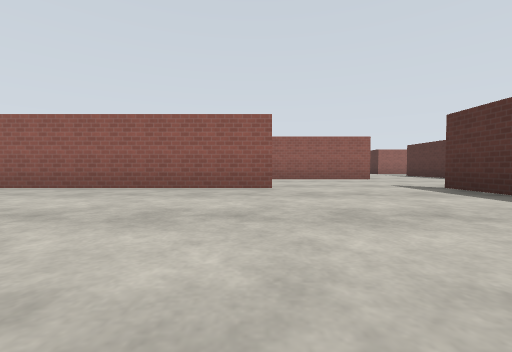
[1] (above)

24 first-person views from a walk through a robot-simulator world made for Gazebo. The camera is 0.72 m above the floor, tilts 2° down and sees 90° across. The floor is counted in squares, 2 m on a side. Each view is taken from the middle of a square. On the plan, view 1 faces up. The plan holds only what a view shows up to about 9 squares ahead; the rest is blank. Simple patterns stand in for the simulator's built-in surfaces.

[2]
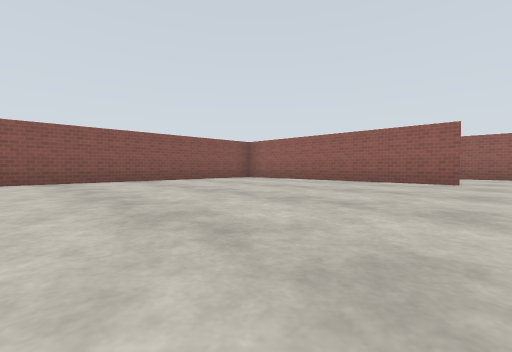

[3]
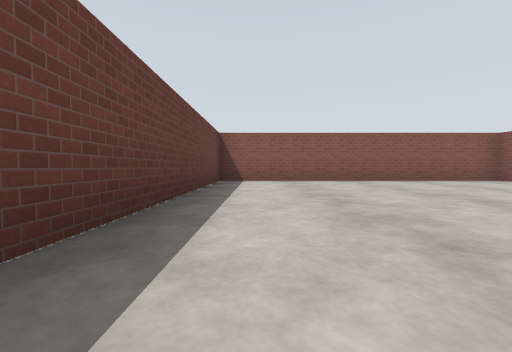

[4]
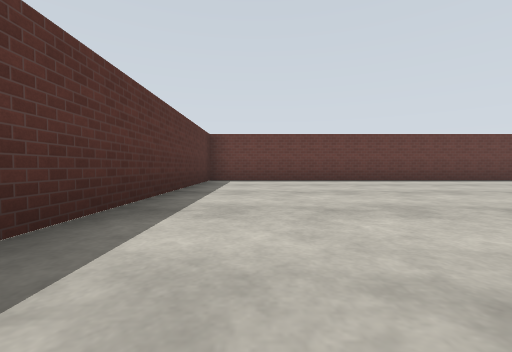

[5]
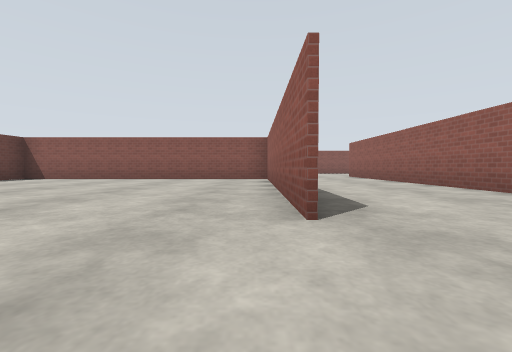

[6]
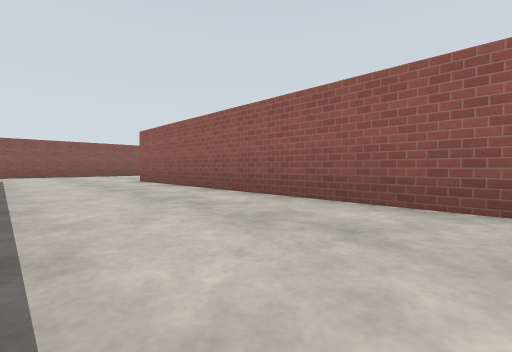

[7]
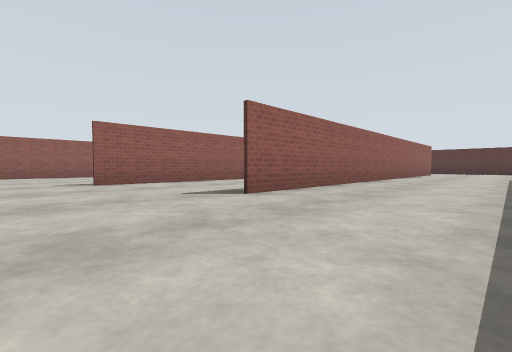

[8]
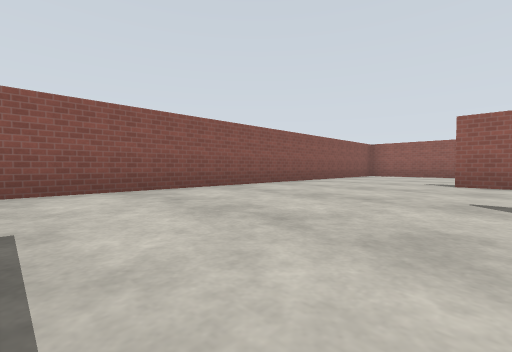

[9]
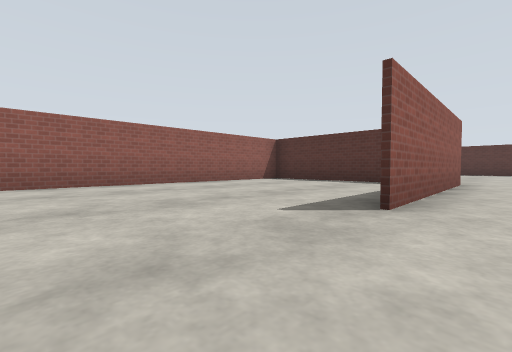

[10]
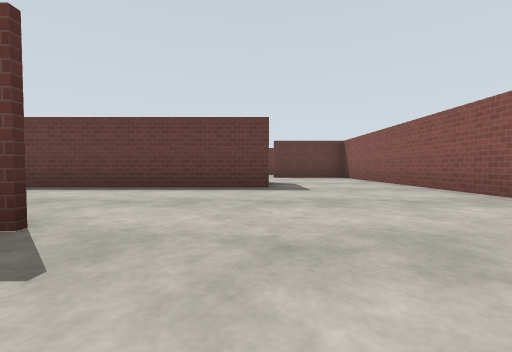

[11]
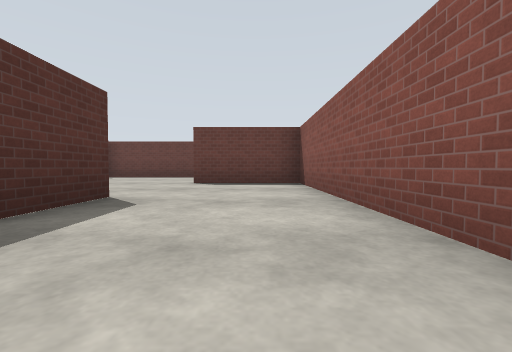

[12]
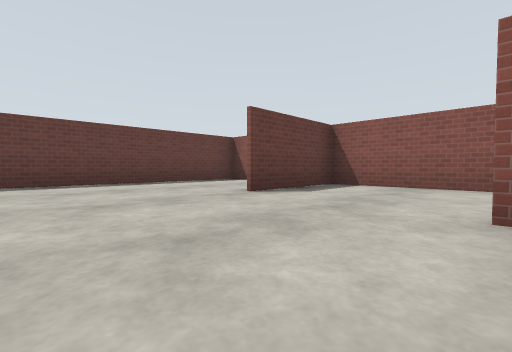

[13]
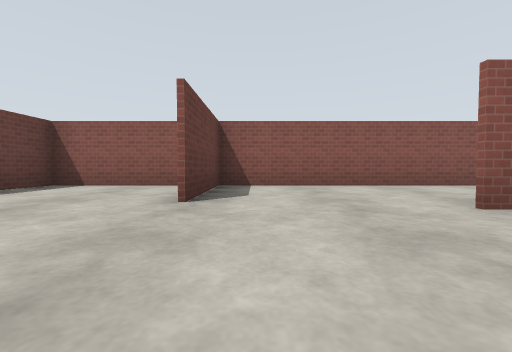

[14]
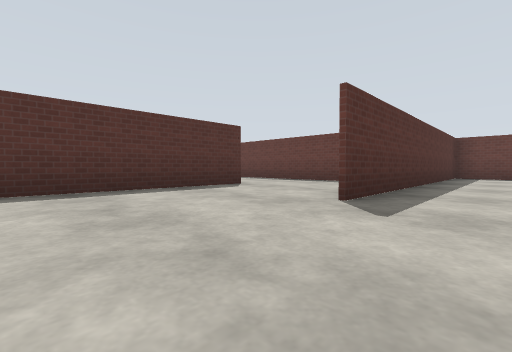

[15]
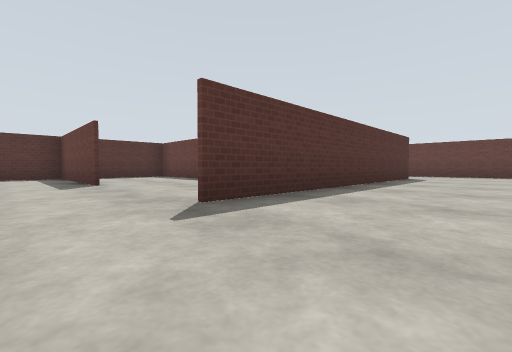

[16]
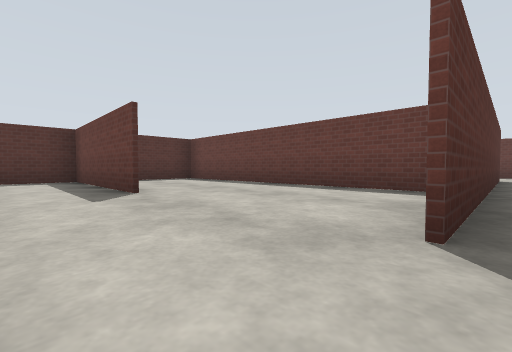

[17]
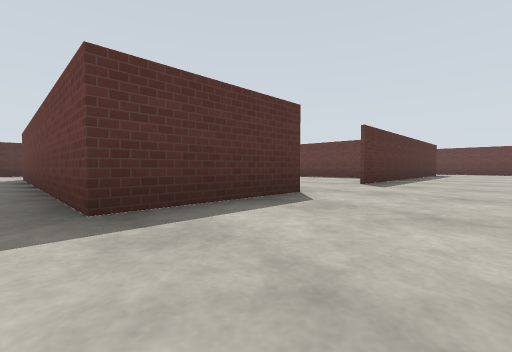

[18]
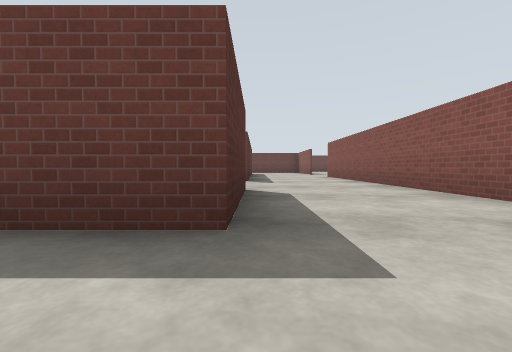

[19]
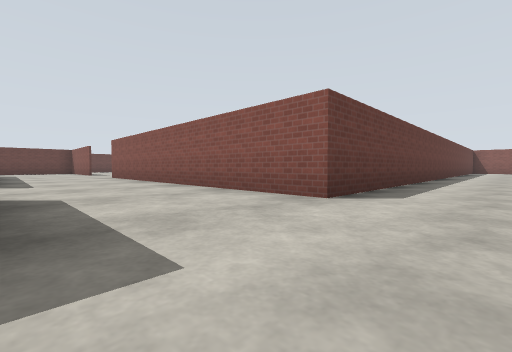

[20]
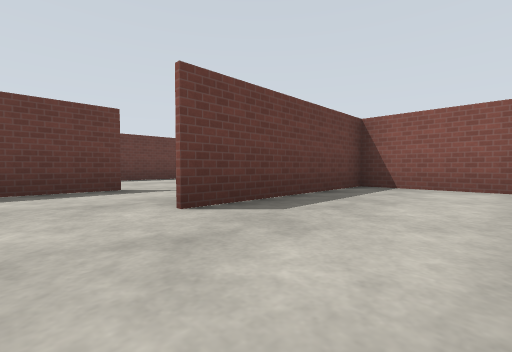

[21]
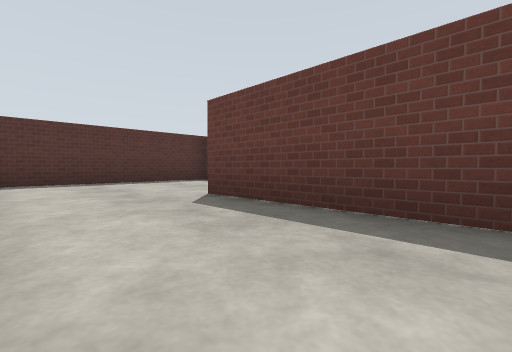

[22]
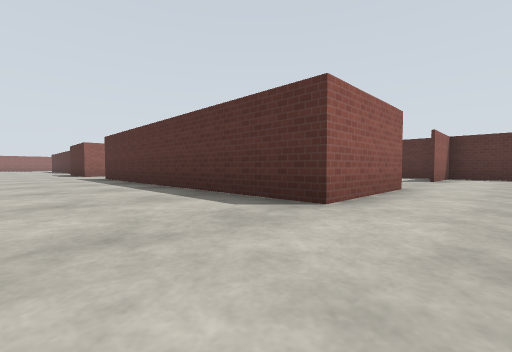

[23]
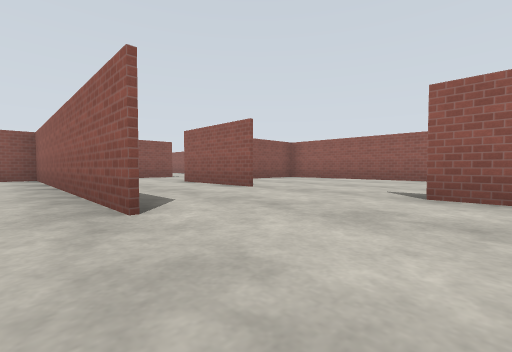

[24]
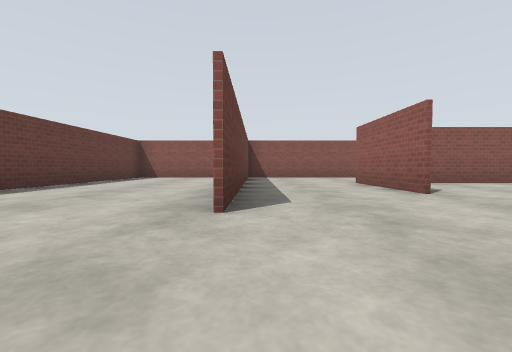

### Floor plan
Ten units are one square. View 1 is at (0, 0); x grows to the right and y downward. Boxes are objects, and circles mark ways between rooms. Rooms are numbered by the first view taken in them; rooms with no view inside come last. Other rooms are left out.
<svg viewBox="-125 -245 270 280">
<path fill="none" stroke="#000" d="M4 -43 -57 -43 -57 30M-60 30 29 30M33 30 33 -35M-45 -107 -88 -107M-47 -121 -47 -154 -110 -154M-92 -29 -92 -44 -49 -44M33 -75 -78 -75M-120 -139 -120 -25M33 -44 33 -24M33 -35 33 -45M62 -33 62 -65M-120 5 -120 30 -60 30M-120 -25 -120 -3 -95 -3M62 -129 62 -156 135 -156M62 -65 62 -106M-53 -156 33 -156 33 -75M96 -107 134 -107M62 -151 62 -130 100 -130M133 -111 133 -150M86 -33 62 -33M106 -75 67 -75M62 -71 62 -49M133 -37 133 -46M133 -20 133 -33 112 -33M33 -24 33 -9M35 -7 101 -7M101 -7 32 -7M33 -9 33 30M29 30 81 30M68 -76 133 -76 133 -111"/>
<circle cx="15" cy="-40" r="3" fill="#2a7"/>
<circle cx="-105" cy="-35" r="3" fill="#2a7"/>
<circle cx="45" cy="-70" r="3" fill="#2a7"/>
<circle cx="45" cy="-35" r="3" fill="#2a7"/>
<circle cx="60" cy="-115" r="3" fill="#2a7"/>
<circle cx="100" cy="-120" r="3" fill="#2a7"/>
<circle cx="115" cy="-10" r="3" fill="#2a7"/>
<text x="-20" y="-10">1</text>
<text x="-50" y="-90">2</text>
<text x="-90" y="0">3</text>
<text x="140" y="-240">4</text>
<text x="100" y="-140">5</text>
<text x="90" y="-40">6</text>
<text x="80" y="10">7</text>
<text x="90" y="-100">8</text>
</svg>
Room 1 opens to room 2. Room 2 opens to room 3. Room 2 opens to room 4. Room 2 opens to room 6. Room 4 opens to room 8. Room 5 opens to room 8. Room 6 opens to room 7.

Where each view was taken, in squares from view 1:
view 1: 0 up, 0 right, facing up
view 2: 2 down, 1 right, facing up-left
view 3: 2 down, 1 right, facing left
view 4: 4 up, 2 right, facing down
view 5: 4 up, 2 right, facing left
view 6: 5 up, 1 left, facing up-left
view 7: 5 up, 10 left, facing up-right
view 8: 5 up, 8 left, facing up-left
view 9: 10 up, 11 left, facing up-right
view 10: 9 up, 9 left, facing down
view 11: 6 up, 11 left, facing down
view 12: 3 up, 7 left, facing down-left
view 13: 1 up, 7 left, facing left
view 14: 7 up, 2 right, facing down-right
view 15: 12 up, 4 right, facing down-right
view 16: 12 up, 6 right, facing down-right
view 17: 16 up, 4 right, facing down-right
view 18: 17 up, 6 right, facing down
view 19: 17 up, 6 right, facing down-left
view 20: 15 up, 11 right, facing down-left
view 21: 15 up, 7 right, facing down-right
view 22: 2 up, 4 right, facing up-right
view 23: 0 up, 12 right, facing up-left
view 24: 1 up, 12 right, facing left
